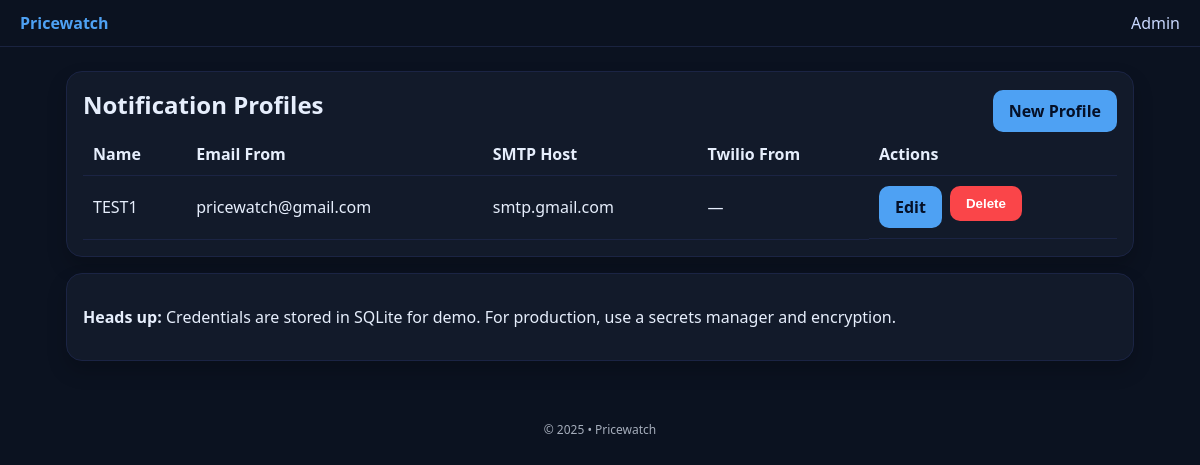
Page /admin/profiles on the committed database.
### app/models.py (models this page shows)
class NotificationProfile(Base):
    __tablename__ = "notification_profiles"
    id = Column(Integer, primary_key=True)
    name = Column(String, nullable=False)
    email_from = Column(String, nullable=True)
    smtp_host = Column(String, nullable=True)
    smtp_port = Column(Integer, nullable=True)
    smtp_user = Column(String, nullable=True)
    smtp_pass = Column(String, nullable=True)
    twilio_account_sid = Column(String, nullable=True)
    twilio_auth_token = Column(String, nullable=True)
    twilio_from_number = Column(String, nullable=True)
    created_at = Column(DateTime, default=datetime.utcnow)
    trackers = relationship("Tracker", back_populates="profile")

### app/main.py (the view)
@app.get("/admin/profiles", response_class=HTMLResponse)
def profiles_list(request: Request, db: Session = Depends(get_db)):
    profiles = db.query(NotificationProfile).order_by(NotificationProfile.created_at.desc()).all()
    return templates.TemplateResponse("admin/profiles.html", {"request": request, "profiles": profiles})

### app/templates/admin/profiles.html
{% extends "base.html" %}
{% block content %}
<section class="card">
  <div style="display:flex; justify-content:space-between; align-items:center;">
    <h1>Notification Profiles</h1>
    <a class="btn" href="/admin/profiles/new">New Profile</a>
  </div>
  {% if not profiles %}
    <p>No profiles yet — add one.</p>
  {% else %}
  <table>
    <thead>
      <tr><th>Name</th><th>Email From</th><th>SMTP Host</th><th>Twilio From</th><th>Actions</th></tr>
    </thead>
    <tbody>
      {% for p in profiles %}
        <tr>
          <td>{{ p.name }}</td>
          <td>{{ p.email_from or '—' }}</td>
          <td>{{ p.smtp_host or '—' }}</td>
          <td>{{ p.twilio_from_number or '—' }}</td>
          <td style="display:flex; gap:8px;">
            <a class="btn" href="/admin/profiles/{{ p.id }}/edit">Edit</a>
            <form method="post" action="/admin/profiles/{{ p.id }}/delete" onsubmit="return confirm('Delete this profile?')">
              <button class="btn danger" type="submit">Delete</button>
            </form>
          </td>
        </tr>
      {% endfor %}
    </tbody>
  </table>
  {% endif %}
</section>
<section class="card">
  <p><strong>Heads up:</strong> Credentials are stored in SQLite for demo. For production, use a secrets manager and encryption.</p>
</section>
{% endblock %}

### app/static/styles.css (style rules this page uses)
:root { --bg:#0b1220; --card:#121a2a; --text:#e6eefc; --muted:#a8b3cf; --up:#3fb950; --down:#fa4549; --brand:#4ea1f3; --danger:#fa4549; }
* { box-sizing:border-box; }
body { margin:0; font-family: ui-sans-serif, system-ui, -apple-system, Segoe UI, Roboto, Ubuntu, Cantarell, Noto Sans, Helvetica, Arial, Apple Color Emoji, Segoe UI Emoji; background:var(--bg); color:var(--text); }
.card { background:var(--card); border:1px solid #1b2444; border-radius:16px; padding:16px; box-shadow: 0 10px 20px rgba(0,0,0,.2); }
h1,h2 { margin:0 0 12px 0; }
button, .btn { background:var(--brand); color:#051027; border:none; padding:10px 16px; border-radius:10px; text-decoration:none; font-weight:600; cursor:pointer; }
.btn.danger { background:var(--danger); color:white; }
table { width:100%; border-collapse:collapse; }
th, td { padding:10px; text-align:left; border-bottom:1px solid #1b2444; }

### rows in the picture
NotificationProfile: name "TEST1", email_from "pricewatch@gmail.com", smtp_host "smtp.gmail.com", twilio_from_number "—"
